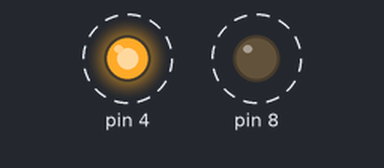
Recording of a sketch running on a simulated Arduino Uno, built with avr-gcc and run on an emulated ATmega328P. Parts: output pins drawn as LEDs (lit = HIGH). Dashed ring = blinking.

Above: at 0.2 s.
Timing chart, 0 to 3.0 s (numbered marks = the images above):
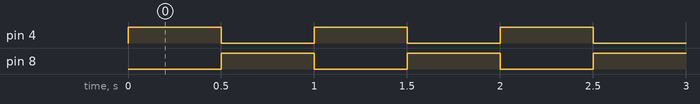

The sketch:

ikili_led_blink.ino
```cpp
void setup() {
  // LED’e güç vereceğimiz çıkış pini belirtiliyor.
  pinMode(4, OUTPUT);
  pinMode(8, OUTPUT);

}

void loop() {
  // 4 numaralı pine güç veriyoruz.
  digitalWrite(4, HIGH);
  // 8 numaralı pinden gücü kesiyoruz.
  digitalWrite(8, LOW);
  // Gecikme zamanı.
  delay(500);
  // 4 numaralı pinden gücü kesiyoruz.
  digitalWrite(4, LOW);
  // 8 numaralı pine güç veriyoruz.
  digitalWrite(8, HIGH);
  delay(500);

}
```

Measured:
- by itself, pin 4, pin 8: alternates HIGH for 0.50 s and LOW for 0.50 s
